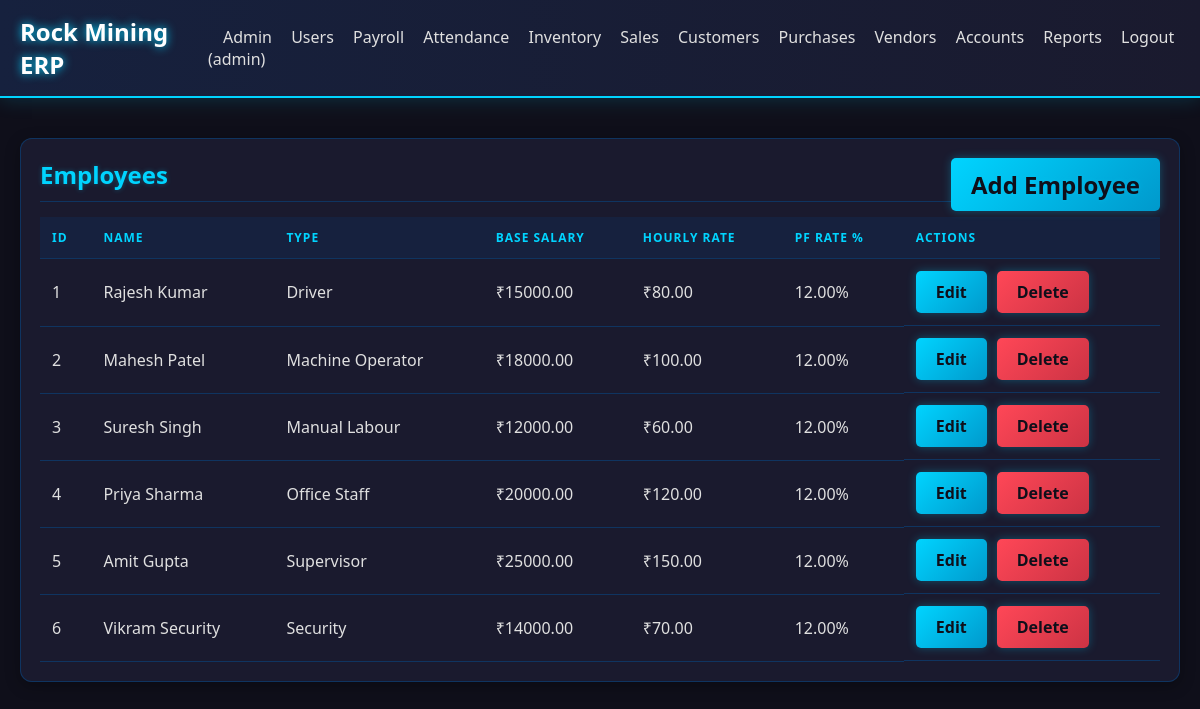
Page /employees (signed in) on the committed database.
### models.py (models this page shows)
class Employee(db.Model):
    id = db.Column(db.Integer, primary_key=True)
    name = db.Column(db.String(100), nullable=False)
    employee_type = db.Column(db.String(50), nullable=False)
    base_salary = db.Column(db.Numeric(precision=15, scale=2), default=0)
    hourly_rate = db.Column(db.Numeric(precision=15, scale=2), default=0)
    pf_rate = db.Column(db.Numeric(precision=5, scale=2), default=12)
    transport_allowance = db.Column(db.Numeric(precision=15, scale=2), default=0)
    food_allowance = db.Column(db.Numeric(precision=15, scale=2), default=0)
    housing_allowance = db.Column(db.Numeric(precision=15, scale=2), default=0)
    is_active = db.Column(db.Boolean, default=True)
    created_at = db.Column(db.DateTime, default=datetime.utcnow)

### routes/payroll.py (the view)
@bp.route('/employees')
@login_required
def employees():
    employees = Employee.query.all()
    return render_template('employees.html', employees=employees)

### routes/dashboard.py (called while the page is built)
def login_required(f):
    @wraps(f)
    def decorated_function(*args, **kwargs):
        if 'user_id' not in session:
            return redirect(url_for('auth.login'))
        return f(*args, **kwargs)
    return decorated_function

### templates/employees.html (shortened to what this page needs)
{% extends "base.html" %}
{% block content %}
<div class="card">
    <h2>Employees <a href="{{ url_for('payroll.add_employee') }}" class="btn" style="float: right;">Add Employee</a></h2>
    <table>
        <thead>
            <tr>
                <th>ID</th>
                <th>Name</th>
                <th>Type</th>
                <th>Base Salary</th>
                <th>Hourly Rate</th>
                <th>PF Rate %</th>
                <th>Actions</th>
            </tr>
        </thead>
        <tbody>
            {% for employee in employees %}
            <tr>
                <td>{{ employee.id }}</td>
                <td>{{ employee.name }}</td>
                <td>{{ employee.employee_type }}</td>
                <td>₹{{ "%.2f"|format(employee.base_salary) }}</td>
                <td>₹{{ "%.2f"|format(employee.hourly_rate) }}</td>
                <td>{{ employee.pf_rate }}%</td>
                <td class="actions">
                    <a href="{{ url_for('payroll.edit_employee', id=employee.id) }}" class="btn">Edit</a>
                    <a href="{{ url_for('payroll.delete_employee', id=employee.id) }}" class="btn btn-danger">Delete</a>
                </td>
            </tr>
            {% endfor %}
        </tbody>
    </table>
</div>
{% endblock %}

### templates/base.html (style rules this page uses)
:root { --bg-dark: #0f0f1a; --bg-card: #1a1a2e; --bg-header: #16213e; --accent-blue: #00d4ff; --accent-blue-dim: #0f3460; --text-light: #e0e0e0; --text-muted: #8892a0; --border-color: #0f3460; --success: #00d676; --danger: #ff4757; }
* { margin: 0; padding: 0; box-sizing: border-box; }
body { font-family: 'Segoe UI', Arial, sans-serif; background: var(--bg-dark); color: var(--text-light); }
.card { background: var(--bg-card); padding: 20px; border-radius: 12px; box-shadow: 0 4px 15px rgba(0,0,0,0.3), inset 0 0 0 1px var(--border-color); margin-bottom: 20px; }
.card h2 { color: var(--accent-blue); margin-bottom: 15px; border-bottom: 1px solid var(--border-color); padding-bottom: 10px; text-shadow: 0 0 5px rgba(0, 212, 255, 0.3); }
table { width: 100%; border-collapse: collapse; }
th, td { padding: 12px; text-align: left; border-bottom: 1px solid var(--border-color); }
th { background: var(--bg-header); color: var(--accent-blue); text-transform: uppercase; font-size: 12px; letter-spacing: 1px; }
.btn { display: inline-block; padding: 10px 20px; background: linear-gradient(135deg, var(--accent-blue), #0099cc); color: var(--bg-dark); text-decoration: none; border-radius: 5px; border: none; cursor: pointer; font-weight: bold; transition: all 0.3s; box-shadow: 0 0 10px rgba(0, 212, 255, 0.3); }
.btn-danger { background: linear-gradient(135deg, var(--danger), #cc3344); }
.actions { display: flex; gap: 10px; }
a { color: var(--accent-blue); }

### rows in the picture
Employee: id "1", name "Rajesh Kumar", employee_type "Driver", base_salary "15000.00", hourly_rate "80.00", pf_rate "12.00"
Employee: id "2", name "Mahesh Patel", employee_type "Machine Operator", base_salary "18000.00", hourly_rate "100.00", pf_rate "12.00"
Employee: id "3", name "Suresh Singh", employee_type "Manual Labour", base_salary "12000.00", hourly_rate "60.00", pf_rate "12.00"
Employee: id "4", name "Priya Sharma", employee_type "Office Staff", base_salary "20000.00", hourly_rate "120.00", pf_rate "12.00"
Employee: id "5", name "Amit Gupta", employee_type "Supervisor", base_salary "25000.00", hourly_rate "150.00", pf_rate "12.00"
Employee: id "6", name "Vikram Security", employee_type "Security", base_salary "14000.00", hourly_rate "70.00", pf_rate "12.00"

### other values in the picture
{{ session.username }} "admin"
